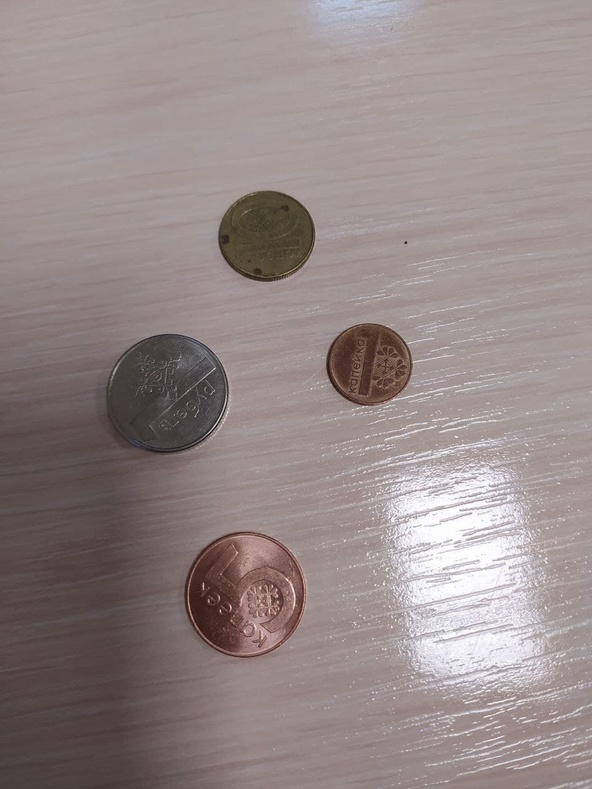
#> input picture lab14/images/1.jpg, 592 x 789 px, shrunk from 960 x 1280 before the run
$ python index.py
#> lines starting #> are read from the running program, lines starting #| are printed output that depends on the picture; after the words box and inside, x2 and y2 are one past the last pixel; in counts of white or black regions, pixels touching at a corner belong together
import numpy as np
import cv2

#Task (1) - Link to theory: https://medium.com/analytics-vidhya/opencv-findcontours-detailed-guide-692ee19eeb18
def task_1():
    im = cv2.imread('./images/1.jpg')
#> im is the input picture: shape (789, 592, 3); mean B, G, R 136.3, 136.6, 148.5
    cv2.imshow('Original', im)
    imgray = cv2.cvtColor(im,cv2.COLOR_BGR2GRAY)
    ret,thresh = cv2.threshold(imgray,127,255,0)
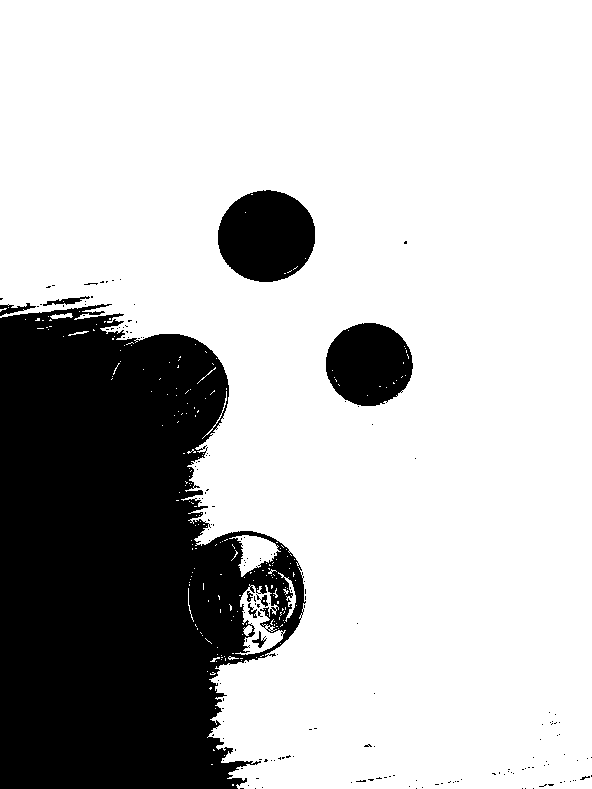
#> thresh: shape (789, 592); 74.4% white; 177 black regions (168 under 20 px)
    contours, hierarchy = cv2.findContours(thresh.copy(),cv2.RETR_TREE,cv2.CHAIN_APPROX_NONE)
#> contours = 459 contours, 441 with area under 20; largest, box (x1, y1, x2, y2) and area: (0, 0, 592, 789) 355370, (217, 189, 316, 283) 7150, (325, 322, 414, 407) 5762, (235, 584, 286, 655) 1517, (229, 535, 281, 577) 964

    cv2.drawContours(im, contours, -1, (0,255,0), 2, cv2.LINE_AA, hierarchy, 3)
#> im: shape (789, 592, 3); 6.16% of pixels changed, all inside (x1, y1, x2, y2) = (0, 0, 592, 789)
    cv2.imshow("Contours", im)

# #Task (2) - Link to theory: https://medium.com/@tomasz.kacmajor/hough-lines-transform-explained-645feda072ab
def task_2():
    img = cv2.imread('./images/house.jpg')
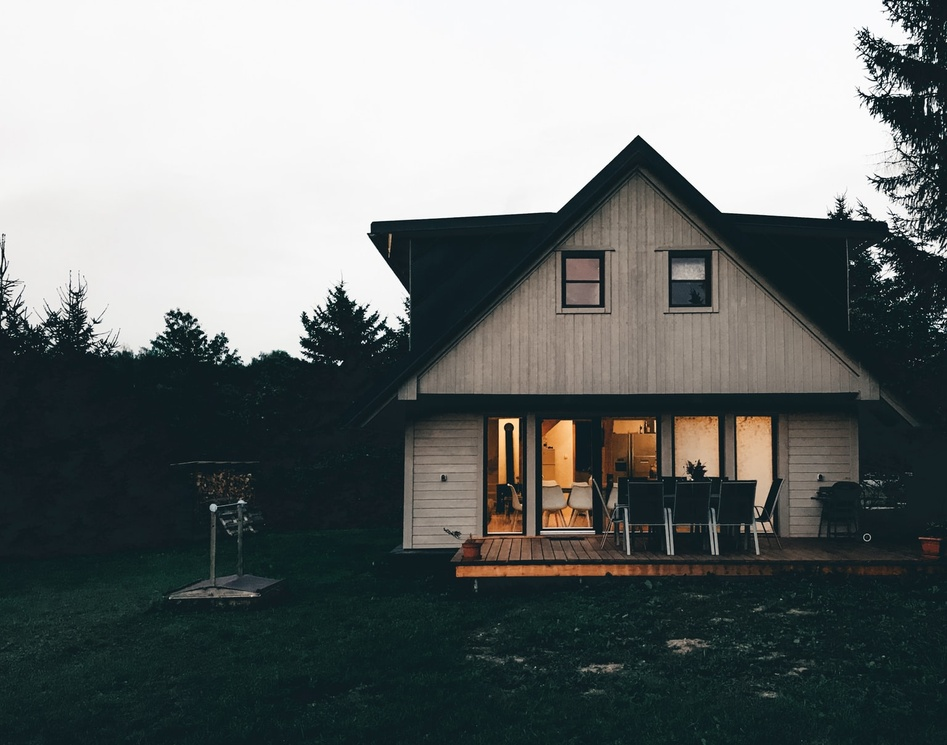
#> input picture lab14/images/house.jpg, 947 x 745 px, shrunk from 1536 x 1208 before the run
#> img is the input picture: shape (745, 947, 3); mean B, G, R 113.5, 114.4, 108.9
    gray = cv2.cvtColor(img, cv2.COLOR_BGR2GRAY)
    edges = cv2.Canny(gray, 50, 150, apertureSize=3)
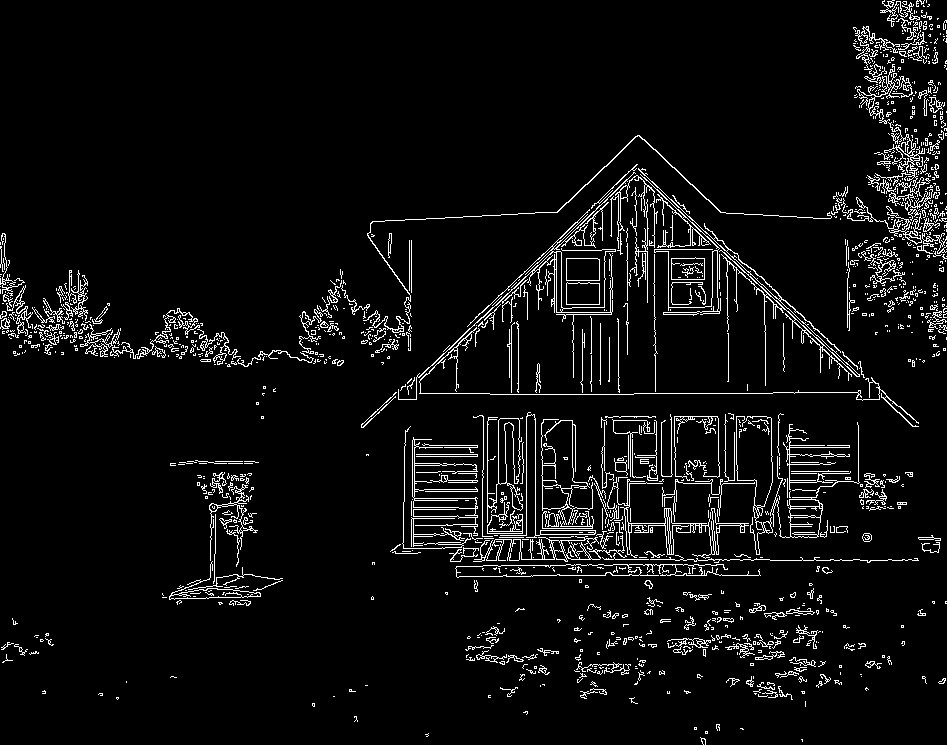
#> edges: shape (745, 947); 5.5% white in thin lines or dots
    cv2.imshow('edges', edges)
    lines = cv2.HoughLines(edges, 1, np.pi / 90, 200)
#> lines = [[559, 1.57], [393, 1.57], [575, 1.57]]

    for line in lines:
        rho,theta = line[0]
        a = np.cos(theta)
        b = np.sin(theta)
        x0 = a * rho
        y0 = b * rho
        # x1 stores the rounded off value of (r * cos(theta) - 1000 * sin(theta))
        x1 = int(x0 + 1000 * (-b))
        # y1 stores the rounded off value of (r * sin(theta)+ 1000 * cos(theta))
        y1 = int(y0 + 1000 * (a))
        # x2 stores the rounded off value of (r * cos(theta)+ 1000 * sin(theta))
        x2 = int(x0 - 1000 * (-b))
        # y2 stores the rounded off value of (r * sin(theta)- 1000 * cos(theta))
        y2 = int(y0 - 1000 * (a))
        cv2.line(img, (x1, y1), (x2, y2), (0, 0, 255), 2)
#> this loop made 3 passes
#> (line, rho, x0, y0, y1, y2) on passes 1 to 3: ([[559, 1.57]], 559, -2.44e-05, 559, 558, 559), ([[393, 1.57]], 393, -1.72e-05, 393, 392, 393), ([[575, 1.57]], 575, -2.51e-05, 575, 574, 575)
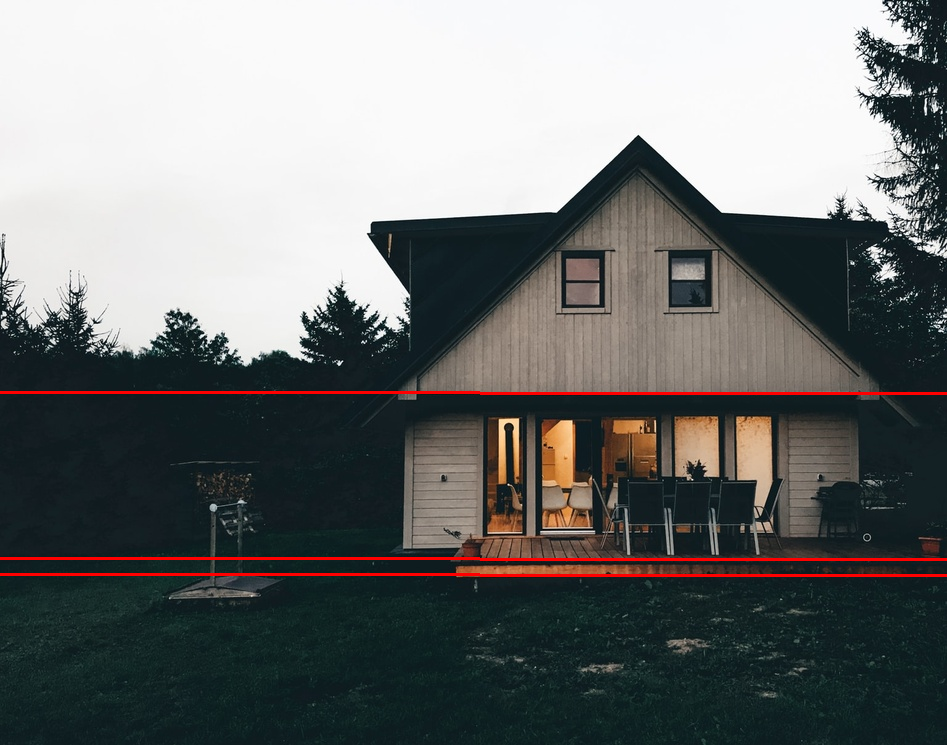
#> img: shape (745, 947, 3); 1.21% of pixels changed, all inside (x1, y1, x2, y2) = (0, 391, 947, 577)


    cv2.imshow('image', img)

#Task (3)
def task_3():
    img = cv2.imread('./images/c.jpg',0)
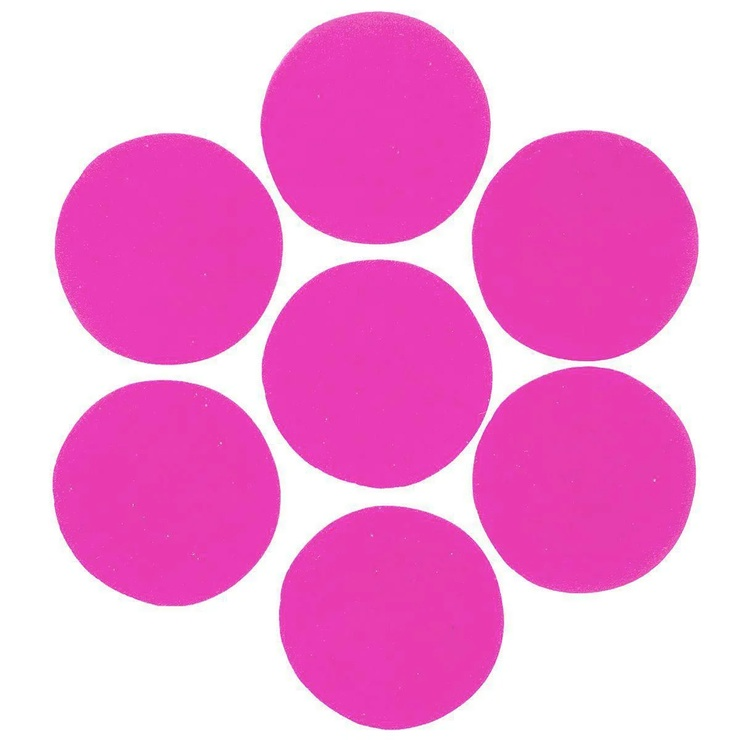
#> input picture lab14/images/c.jpg, 740 x 740 px, shrunk from 1200 x 1200 before the run
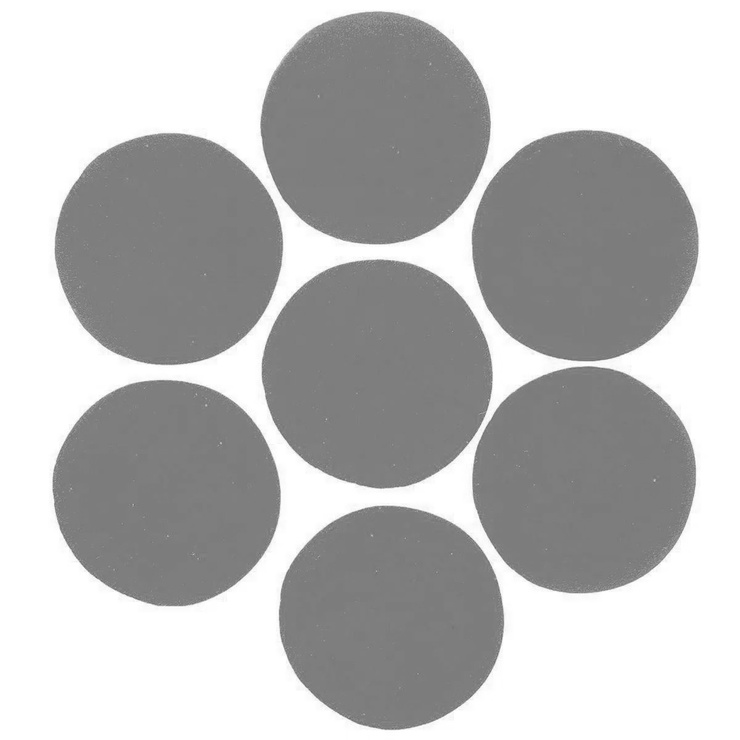
#> img: shape (740, 740); min 102, max 255, mean 187.5
    img = cv2.medianBlur(img,5)
    cimg = cv2.cvtColor(img,cv2.COLOR_GRAY2BGR)
    circles = cv2.HoughCircles(img,cv2.HOUGH_GRADIENT,1,20,
                                param1=100,param2=50,minRadius=0,maxRadius=0)
#> circles = [[584.5, 479.5, 112.5], [392.5, 616.5, 112], [168.5, 246.5, 113.5], [581.5, 244.5, 116.2], [376.5, 127.5, 116.6], [164.5, 490.5, 112], [378.5, 373.5, 113.9]]
    circles = np.uint16(np.around(circles))
#> circles = [[584, 480, 112], [392, 616, 112], [168, 246, 114], [582, 244, 116], [376, 128, 117], [164, 490, 112], [378, 374, 114]]
    for i in circles[0,:]:
        # draw the outer circle
        cv2.circle(cimg,(i[0],i[1]),i[2],(0,255,0),2)
        # draw the center of the circle
        cv2.circle(cimg,(i[0],i[1]),2,(0,0,255),3)
#> this loop made 7 passes
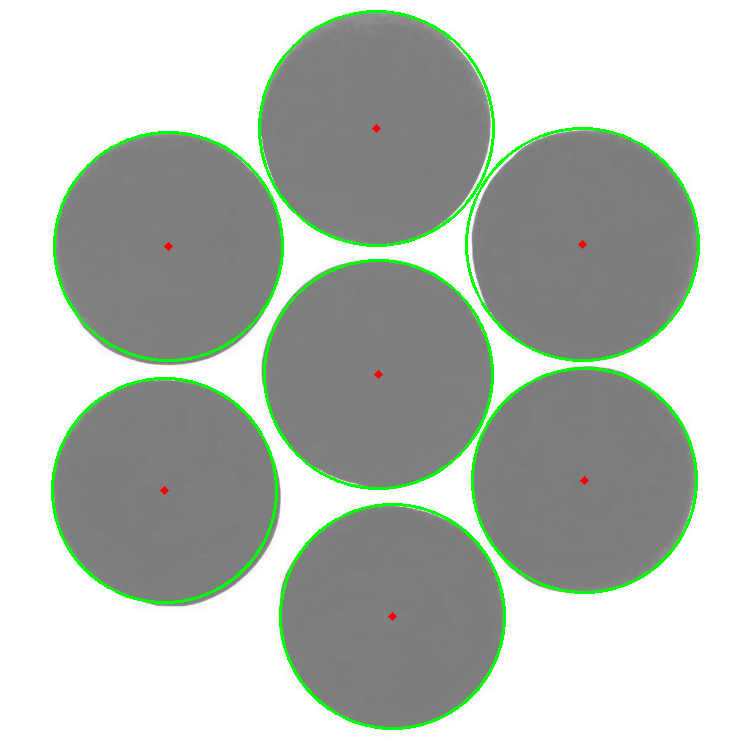
#> cimg: shape (740, 740, 3); mean B, G, R 182.3, 189.2, 182.4
    cv2.imshow('detected circles',cimg)


def main():
    task_1()
    cv2.waitKey(0)
    task_2()
    cv2.waitKey(0)
    task_3()


main()

cv2.waitKey(0)
cv2.destroyAllWindows()
